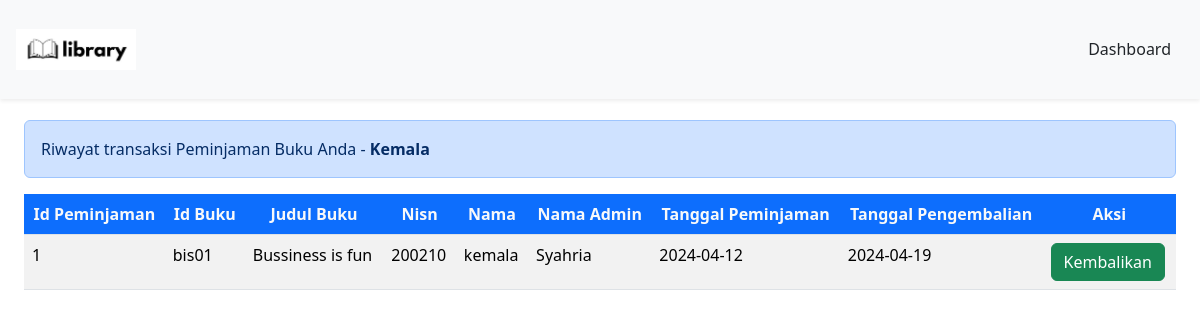
Page /DashboardMember/formPeminjaman/TransaksiPeminjaman.php (signed in) on the committed database.
### tables this page shows
CREATE TABLE `peminjaman` (
  `id_peminjaman` int(11) NOT NULL,
  `id_buku` varchar(20) NOT NULL,
  `nisn` int(11) NOT NULL,
  `id_admin` int(11) NOT NULL,
  `tgl_peminjaman` date NOT NULL,
  `tgl_pengembalian` date NOT NULL
);

CREATE TABLE `buku` (
  `cover` varchar(255) NOT NULL,
  `id_buku` varchar(20) NOT NULL,
  `kategori` varchar(255) NOT NULL,
  `judul` varchar(255) NOT NULL,
  `pengarang` varchar(255) NOT NULL,
  `penerbit` varchar(255) NOT NULL,
  `tahun_terbit` date NOT NULL,
  `jumlah_halaman` int(11) NOT NULL,
  `buku_deskripsi` text NOT NULL
);

CREATE TABLE `member` (
  `nisn` int(11) NOT NULL,
  `kode_member` varchar(12) NOT NULL,
  `nama` varchar(255) NOT NULL,
  `password` varchar(255) NOT NULL,
  `jenis_kelamin` varchar(20) NOT NULL,
  `kelas` varchar(5) NOT NULL,
  `jurusan` varchar(50) NOT NULL,
  `no_tlp` varchar(15) NOT NULL,
  `tgl_pendaftaran` date NOT NULL
);

### config/config.php (called while the page is built, shortened)
<?php
$host = "127.0.0.1";
$username = "root";
$password = "";
$database_name = "perpustakaan";
$connection = mysqli_connect($host, $username, $password, $database_name);
function queryReadData($dataKategori) {
  global $connection;
  $result = mysqli_query($connection, $dataKategori);
  $items = [];
  while($item = mysqli_fetch_assoc($result)) {
    $items[] = $item;
  }
  return $items;
}
?>

### DashboardMember/formPeminjaman/TransaksiPeminjaman.php (the view, shortened to what this page needs)
<?php
require "../../config/config.php";
$akunMember = $_SESSION["member"]["nisn"];
$dataPinjam = queryReadData("SELECT peminjaman.id_peminjaman, peminjaman.id_buku, buku.judul, peminjaman.nisn, member.nama, admin.nama_admin, peminjaman.tgl_peminjaman, peminjaman.tgl_pengembalian
FROM peminjaman
INNER JOIN buku ON peminjaman.id_buku = buku.id_buku
INNER JOIN member ON peminjaman.nisn = member.nisn
INNER JOIN admin ON peminjaman.id_admin = admin.id
WHERE peminjaman.nisn = $akunMember");
?>
<!DOCTYPE html>
<html lang="en">
  <head>
    <link href="https://cdn.jsdelivr.net/npm/bootstrap@5.3.2/dist/css/bootstrap.min.css" rel="stylesheet">
  </head>
  <body>
     <nav class="navbar fixed-top bg-body-tertiary shadow-sm">
      <div class="container-fluid p-3">
        <a class="navbar-brand" href="#">
          <img src="../../Librarylogo.png" alt="logo" width="120px">
        </a>
        <a class="btn btn-tertiary" href="../dashboardMember.php">Dashboard</a>
      </div>
    </nav>
  <div class="p-4 mt-5">
    <div class="mt-5 alert alert-primary" role="alert">Riwayat transaksi Peminjaman Buku Anda - <span class="fw-bold text-capitalize"><?php echo htmlentities($_SESSION["member"]["nama"]); ?></span></div>
  <div class="table-responsive mt-3">
    <table class="table table-striped table-hover">
     <thead class="text-center">
      <tr>
        <th class="bg-primary text-light">Id Peminjaman</th>
        <th class="bg-primary text-light">Id Buku</th>
        <th class="bg-primary text-light">Judul Buku</th>
        <th class="bg-primary text-light">Nisn</th>
        <th class="bg-primary text-light">Nama</th>
        <th class="bg-primary text-light">Nama Admin</th>
        <th class="bg-primary text-light">Tanggal Peminjaman</th>
        <th class="bg-primary text-light">Tanggal Pengembalian</th>
        <th class="bg-primary text-light">Aksi</th>
      </tr>
      </thead>
      <tr>
      <?php foreach ($dataPinjam as $item) : ?>
        <td><?= $item["id_peminjaman"]; ?></td>
        <td><?= $item["id_buku"]; ?></td>
        <td><?= $item["judul"]; ?></td>
        <td><?= $item["nisn"]; ?></td>
        <td><?= $item["nama"]; ?></td>
        <td><?= $item["nama_admin"]; ?></td>
        <td><?= $item["tgl_peminjaman"]; ?></td>
        <td><?= $item["tgl_pengembalian"]; ?></td>
        <td>
          <a class="btn btn-success" href="pengembalianBuku.php?id=<?= $item["id_peminjaman"]; ?>"> Kembalikan</a>
        </td>
      <?php endforeach; ?>
      </tr>
    </table>
    </div>
  </div>
</html>

### rows in the picture
peminjaman: id_peminjaman "1", id_buku "bis01", id_buku.judul "Bussiness is fun", nisn "200210", nisn.nama "kemala", id_admin.nama_admin "Syahria", tgl_peminjaman "2024-04-12", tgl_pengembalian "2024-04-19"

### other values in the picture
$_SESSION["member"]["nama"] "Kemala"
